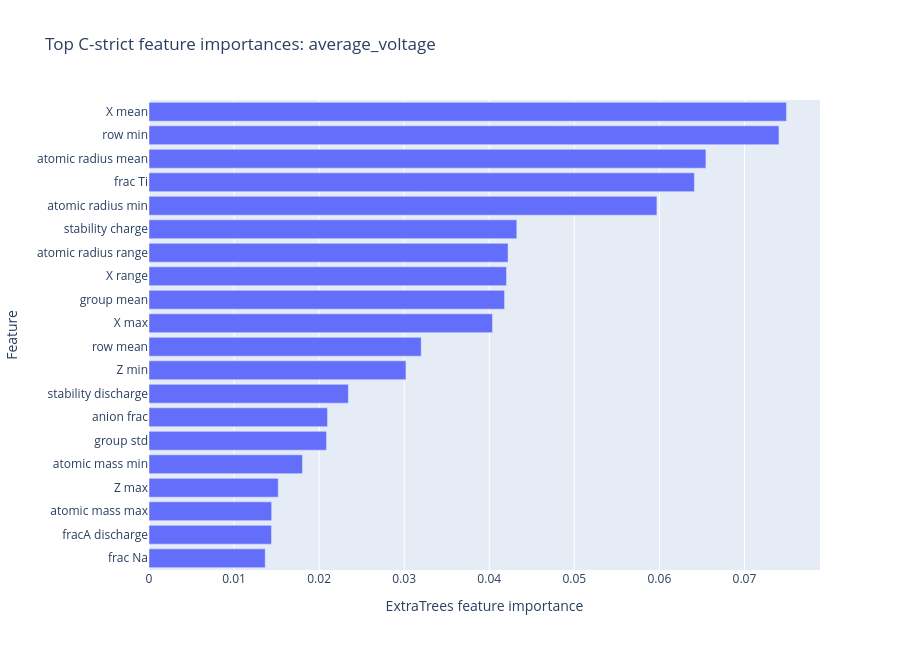

Notebook source saved alongside this figure:
### Markdown cell above
## Cell 10 — Feature importance

### Code cell
df_importance_clean = df_importance.copy()
df_importance_clean["importance"] = pd.to_numeric(df_importance_clean["importance"], errors="coerce")

def clean_feature_name(x):
    x = str(x)
    x = x.replace("comp__", "")
    x = x.replace("host_structure__lattice__", "lattice_")
    x = x.replace("_", " ")
    return x

df_importance_clean["feature_clean"] = df_importance_clean["feature"].map(clean_feature_name)

df_top_importance = (
    df_importance_clean
    .sort_values(["target", "importance"], ascending=[True, False])
    .groupby("target")
    .head(20)
    .copy()
)
df_top_importance["importance"] = df_top_importance["importance"].round(5)

save_table(df_top_importance, TABLE_DIR / "table_feature_importance_top20_by_target.csv")
save_table(df_top_importance, FIG_DATA_DIR / "figure_data_feature_importance_top20_by_target.csv")

for target_name in sorted(df_top_importance["target"].unique()):
    tmp = df_top_importance[df_top_importance["target"] == target_name].sort_values("importance", ascending=True).copy()
    fig = px.bar(tmp, x="importance", y="feature_clean", orientation="h", title=f"Top C-strict feature importances: {target_name}", hover_data=["feature"])
    fig.update_layout(width=900, height=650, xaxis_title="ExtraTrees feature importance", yaxis_title="Feature")
    out_path = HTML_FIG_DIR / f"figure_6_feature_importance_{target_name}.html"
    fig.write_html(out_path)
    print("Saved:", out_path)
    fig.show()

display(df_top_importance.head(40))

### Figure 1 — Plotly figure (JSON) as saved in the notebook; plotly's stock layout.template omitted (floating-point values rounded to 4 significant figures)
{"data": [{"customdata": [["comp__frac_Na"], ["fracA_discharge"], ["comp__atomic_mass_max"], ["comp__Z_max"], ["comp__atomic_mass_min"], ["comp__group_std"], ["comp__anion_frac"], ["stability_discharge"], ["comp__Z_min"], ["comp__row_mean"], ["comp__X_max"], ["comp__group_mean"], ["comp__X_range"], ["comp__atomic_radius_range"], ["stability_charge"], ["comp__atomic_radius_min"], ["comp__frac_Ti"], ["comp__atomic_radius_mean"], ["comp__row_min"], ["comp__X_mean"]], "hovertemplate": "importance=%{x}<br>feature_clean=%{y}<br>feature=%{customdata[0]}<extra></extra>", "legendgroup": "", "marker": {"color": "#636efa", "pattern": {"shape": ""}}, "name": "", "orientation": "h", "showlegend": false, "textposition": "auto", "type": "bar", "x": [0.01366, 0.0144, 0.01442, 0.01519, 0.01804, 0.02087, 0.02099, 0.02344, 0.03021, 0.032, 0.04038, 0.0418, 0.04203, 0.04221, 0.04324, 0.05971, 0.06412, 0.06547, 0.07406, 0.07494], "xaxis": "x", "y": ["frac Na", "fracA discharge", "atomic mass max", "Z max", "atomic mass min", "group std", "anion frac", "stability discharge", "Z min", "row mean", "X max", "group mean", "X range", "atomic radius range", "stability charge", "atomic radius min", "frac Ti", "atomic radius mean", "row min", "X mean"], "yaxis": "y"}], "layout": {"barmode": "relative", "height": 650, "legend": {"tracegroupgap": 0}, "title": {"text": "Top C-strict feature importances: average_voltage"}, "width": 900, "xaxis": {"anchor": "y", "domain": [0, 1], "title": {"text": "ExtraTrees feature importance"}}, "yaxis": {"anchor": "x", "domain": [0, 1], "title": {"text": "Feature"}}}}
